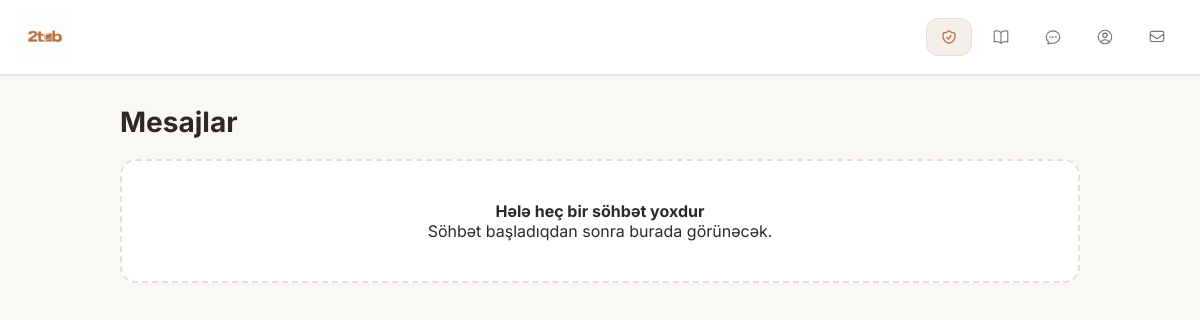
/panel/mesajlar/ (signed in), run on an earlier commit of the app's database.
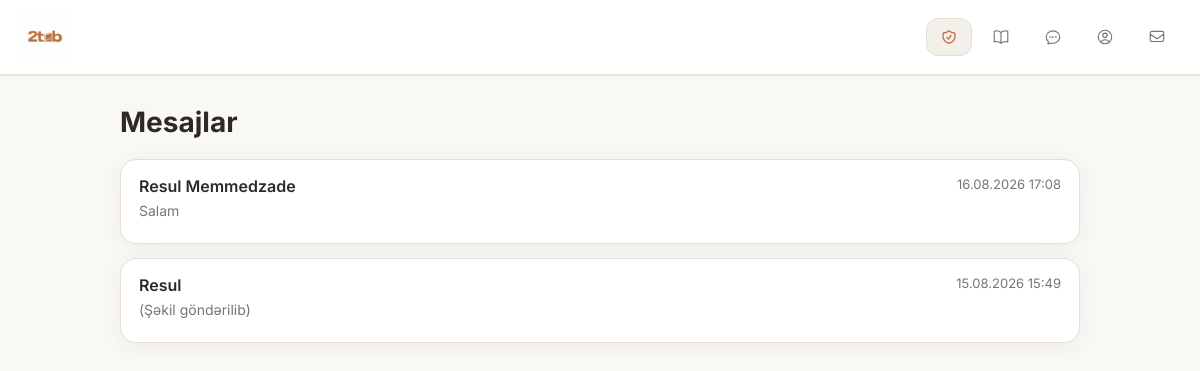
And on a later commit of the database.
### accounts/models.py (models this page shows, shortened)
class CustomUser(AbstractUser):
    username = None
    name = models.CharField(max_length=25)
    email = models.EmailField(unique=True)
    phone_number = models.CharField(
        max_length=20,
        blank=True
    )
    profile_picture = models.ImageField(
        upload_to="profile_pics/",
        blank=True
    )
    password_change_count = models.PositiveSmallIntegerField(
        default=0
    )
    password_change_period_start = models.DateField(
        null=True,
        blank=True
    )
    USERNAME_FIELD = "email"
    REQUIRED_FIELDS = ["name"]
    objects = CustomUserManager()

### messaging/models.py (models this page shows, shortened)
class Conversation(models.Model):
    participants = models.ManyToManyField(User, related_name='conversations')
    created_at = models.DateTimeField(auto_now_add=True)
    updated_at = models.DateTimeField(auto_now=True)
    class Meta:
        ordering = ['-updated_at']

class Message(models.Model):
    conversation = models.ForeignKey(Conversation, on_delete=models.CASCADE, related_name='messages')
    sender = models.ForeignKey(User, on_delete=models.CASCADE, related_name='sent_messages')
    text = models.TextField(blank=True, null=True)
    image = models.ImageField(upload_to='chat_images/', blank=True, null=True)
    read_at = models.DateTimeField(null=True, blank=True)
    is_edited = models.BooleanField(default=False)
    is_deleted = models.BooleanField(default=False)
    created_at = models.DateTimeField(auto_now_add=True)
    updated_at = models.DateTimeField(auto_now=True)
    class Meta:
        ordering = ['created_at']

### messaging/views.py (the view)
# urls.py: path('', views.inbox, name='inbox'),
@login_required
def inbox(request):
    conversations = request.user.conversations.annotate(
        unread_count=Count(
            'messages',
            filter=Q(messages__read_at__isnull=True) & ~Q(messages__sender=request.user)
        )
    ).order_by('-updated_at')
    return render(request, 'messaging/inbox.html', {'conversations': conversations})

### accounts/context_processors.py (called while the page is built)
def unread_message_count(request):
    if not request.user.is_authenticated:
        return {'unread_message_count': 0}
    count = Message.objects.filter(
        conversation__participants=request.user,
        read_at__isnull=True
    ).exclude(sender=request.user).count()
    return {'unread_message_count': count}

### templates/messaging/inbox.html (shortened to what this page needs)
{% load static %}
<!DOCTYPE html>
<html lang="az">
<head>
</head>
<body>
{% include 'includes/topbar.html' %}
<div class="container">
<div class="page-title">
    <h1>Mesajlar</h1>
</div>
    {% if conversations %}
        <div class="chat-list">
            {% for chat in conversations %}
                <a class="chat-card" href="{% url 'chat_room' chat.id %}">
                    <div class="chat-top">
                        <div class="chat-name">
                            {% for participant in chat.participants.all %}
                                {% if participant != request.user %}
                                    {{ participant.name }}
                                {% endif %}
                            {% endfor %}
                        </div>
                        <div class="chat-time">
                            {{ chat.updated_at|date:"d.m.Y H:i" }}
                        </div>
                    </div>
                    <div class="chat-preview">
                        {% with chat.messages.last as last_msg %}
                            {% if last_msg %}
                                {% if last_msg.image %}
                                    (Şəkil göndərilib)
                                {% else %}
                                    {{ last_msg.text|truncatechars:90 }}
                                {% endif %}
                            {% else %}
                                Hələ mesaj yoxdur.
                            {% endif %}
                        {% endwith %}
                    </div>
                </a>
            {% endfor %}
        </div>
    {% else %}
        <div class="empty">
            <strong>Hələ heç bir söhbət yoxdur</strong><br>
            Söhbət başladıqdan sonra burada görünəcək.
        </div>
    {% endif %}
</div>
</body>
</html>

What changed in the data, as far as the page shows it:
added Conversation: updated_at "16.08.2026 17:08", messages.last.text "Salam"
added CustomUser: name "Resul Memmedzade", shown under "16.08.2026 17:08"
added Conversation: updated_at "15.08.2026 15:49", shows "(Şəkil göndərilib)"
added CustomUser: name "Resul", shown under "15.08.2026 15:49"
Also different on the page:
text no longer shown: "Hələ heç bir söhbət yoxdur Söhbət başladıqdan sonra burada görünəcək."
